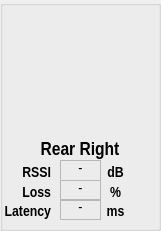
  <widget class="QGroupBox" name="Gr_RR">
   <property name="geometry">
    <rect>
     <x>570</x>
     <y>650</y>
     <width>161</width>
     <height>231</height>
    </rect>
   </property>
   <property name="title">
    <string/>
   </property>
   <widget class="QLabel" name="label_87">
    <property name="enabled">
     <bool>true</bool>
    </property>
    <property name="geometry">
     <rect>
      <x>60</x>
      <y>180</y>
      <width>41</width>
      <height>21</height>
     </rect>
    </property>
    <property name="sizePolicy">
     <sizepolicy hsizetype="Fixed" vsizetype="Fixed">
      <horstretch>0</horstretch>
      <verstretch>0</verstretch>
     </sizepolicy>
    </property>
    <property name="font">
     <font>
      <family>Arial Narrow</family>
      <pointsize>11</pointsize>
      <weight>50</weight>
      <bold>false</bold>
      <underline>false</underline>
      <strikeout>false</strikeout>
     </font>
    </property>
    <property name="frameShape">
     <enum>QFrame::StyledPanel</enum>
    </property>
    <property name="frameShadow">
     <enum>QFrame::Sunken</enum>
    </property>
    <property name="lineWidth">
     <number>1</number>
    </property>
    <property name="text">
     <string>-</string>
    </property>
    <property name="textFormat">
     <enum>Qt::AutoText</enum>
    </property>
    <property name="alignment">
     <set>Qt::AlignBottom|Qt::AlignHCenter</set>
    </property>
    <property name="textInteractionFlags">
     <set>Qt::NoTextInteraction</set>
    </property>
   </widget>
   <widget class="QLabel" name="label_88">
    <property name="enabled">
     <bool>true</bool>
    </property>
    <property name="geometry">
     <rect>
      <x>100</x>
      <y>181</y>
      <width>31</width>
      <height>20</height>
     </rect>
    </property>
    <property name="sizePolicy">
     <sizepolicy hsizetype="Fixed" vsizetype="Fixed">
      <horstretch>0</horstretch>
      <verstretch>0</verstretch>
     </sizepolicy>
    </property>
    <property name="font">
     <font>
      <family>Arial Narrow</family>
      <pointsize>11</pointsize>
      <weight>75</weight>
      <bold>true</bold>
     </font>
    </property>
    <property name="text">
     <string>%</string>
    </property>
    <property name="textFormat">
     <enum>Qt::AutoText</enum>
    </property>
    <property name="alignment">
     <set>Qt::AlignBottom|Qt::AlignHCenter</set>
    </property>
    <property name="textInteractionFlags">
     <set>Qt::NoTextInteraction</set>
    </property>
   </widget>
   <widget class="QLabel" name="label_89">
    <property name="enabled">
     <bool>true</bool>
    </property>
    <property name="geometry">
     <rect>
      <x>30</x>
      <y>139</y>
      <width>100</width>
      <height>20</height>
     </rect>
    </property>
    <property name="sizePolicy">
     <sizepolicy hsizetype="Fixed" vsizetype="Fixed">
      <horstretch>0</horstretch>
      <verstretch>0</verstretch>
     </sizepolicy>
    </property>
    <property name="font">
     <font>
      <family>Arial Narrow</family>
      <pointsize>14</pointsize>
      <weight>75</weight>
      <bold>true</bold>
     </font>
    </property>
    <property name="text">
     <string>Rear Right</string>
    </property>
    <property name="textFormat">
     <enum>Qt::AutoText</enum>
    </property>
    <property name="alignment">
     <set>Qt::AlignBottom|Qt::AlignHCenter</set>
    </property>
    <property name="textInteractionFlags">
     <set>Qt::NoTextInteraction</set>
    </property>
   </widget>
   <widget class="QLabel" name="label_90">
    <property name="enabled">
     <bool>true</bool>
    </property>
    <property name="geometry">
     <rect>
      <x>60</x>
      <y>160</y>
      <width>41</width>
      <height>21</height>
     </rect>
    </property>
    <property name="sizePolicy">
     <sizepolicy hsizetype="Fixed" vsizetype="Fixed">
      <horstretch>0</horstretch>
      <verstretch>0</verstretch>
     </sizepolicy>
    </property>
    <property name="font">
     <font>
      <family>Arial Narrow</family>
      <pointsize>11</pointsize>
      <weight>50</weight>
      <bold>false</bold>
      <underline>false</underline>
      <strikeout>false</strikeout>
     </font>
    </property>
    <property name="frameShape">
     <enum>QFrame::StyledPanel</enum>
    </property>
    <property name="frameShadow">
     <enum>QFrame::Sunken</enum>
    </property>
    <property name="lineWidth">
     <number>1</number>
    </property>
    <property name="text">
     <string>-</string>
    </property>
    <property name="textFormat">
     <enum>Qt::AutoText</enum>
    </property>
    <property name="alignment">
     <set>Qt::AlignBottom|Qt::AlignHCenter</set>
    </property>
    <property name="textInteractionFlags">
     <set>Qt::NoTextInteraction</set>
    </property>
   </widget>
   <widget class="QLabel" name="label_91">
    <property name="enabled">
     <bool>true</bool>
    </property>
    <property name="geometry">
     <rect>
      <x>0</x>
      <y>180</y>
      <width>51</width>
      <height>21</height>
     </rect>
    </property>
    <property name="sizePolicy">
     <sizepolicy hsizetype="Fixed" vsizetype="Fixed">
      <horstretch>0</horstretch>
      <verstretch>0</verstretch>
     </sizepolicy>
    </property>
    <property name="font">
     <font>
      <family>Arial Narrow</family>
      <pointsize>11</pointsize>
      <weight>75</weight>
      <bold>true</bold>
     </font>
    </property>
    <property name="text">
     <string>Loss</string>
    </property>
    <property name="textFormat">
     <enum>Qt::AutoText</enum>
    </property>
    <property name="alignment">
     <set>Qt::AlignBottom|Qt::AlignRight|Qt::AlignTrailing</set>
    </property>
    <property name="textInteractionFlags">
     <set>Qt::NoTextInteraction</set>
    </property>
   </widget>
   <widget class="QLabel" name="Woofer_9">
    <property name="enabled">
     <bool>true</bool>
    </property>
    <property name="geometry">
     <rect>
      <x>50</x>
      <y>39</y>
      <width>61</width>
      <height>101</height>
     </rect>
    </property>
    <property name="sizePolicy">
     <sizepolicy hsizetype="Fixed" vsizetype="Fixed">
      <horstretch>0</horstretch>
      <verstretch>0</verstretch>
     </sizepolicy>
    </property>
    <property name="textFormat">
     <enum>Qt::AutoText</enum>
    </property>
    <property name="pixmap">
     <pixmap resource="resource/resource.qrc">:/Image/WK7VI_Cut.jpg</pixmap>
    </property>
    <property name="scaledContents">
     <bool>true</bool>
    </property>
    <property name="wordWrap">
     <bool>false</bool>
    </property>
    <property name="textInteractionFlags">
     <set>Qt::NoTextInteraction</set>
    </property>
   </widget>
   <widget class="QLabel" name="label_92">
    <property name="enabled">
     <bool>true</bool>
    </property>
    <property name="geometry">
     <rect>
      <x>60</x>
      <y>9</y>
      <width>41</width>
      <height>31</height>
     </rect>
    </property>
    <property name="sizePolicy">
     <sizepolicy hsizetype="Fixed" vsizetype="Fixed">
      <horstretch>0</horstretch>
      <verstretch>0</verstretch>
     </sizepolicy>
    </property>
    <property name="text">
     <string/>
    </property>
    <property name="pixmap">
     <pixmap resource="resource/resource.qrc">:/Image/WirelessMark.jpg</pixmap>
    </property>
    <property name="scaledContents">
     <bool>true</bool>
    </property>
   </widget>
   <widget class="QLabel" name="label_93">
    <property name="enabled">
     <bool>true</bool>
    </property>
    <property name="geometry">
     <rect>
      <x>100</x>
      <y>160</y>
      <width>31</width>
      <height>21</height>
     </rect>
    </property>
    <property name="sizePolicy">
     <sizepolicy hsizetype="Fixed" vsizetype="Fixed">
      <horstretch>0</horstretch>
      <verstretch>0</verstretch>
     </sizepolicy>
    </property>
    <property name="font">
     <font>
      <family>Arial Narrow</family>
      <pointsize>11</pointsize>
      <weight>75</weight>
      <bold>true</bold>
     </font>
    </property>
    <property name="text">
     <string>dB</string>
    </property>
    <property name="textFormat">
     <enum>Qt::AutoText</enum>
    </property>
    <property name="alignment">
     <set>Qt::AlignBottom|Qt::AlignHCenter</set>
    </property>
    <property name="textInteractionFlags">
     <set>Qt::NoTextInteraction</set>
    </property>
   </widget>
   <widget class="QLabel" name="label_94">
    <property name="enabled">
     <bool>true</bool>
    </property>
    <property name="geometry">
     <rect>
      <x>0</x>
      <y>160</y>
      <width>51</width>
      <height>21</height>
     </rect>
    </property>
    <property name="sizePolicy">
     <sizepolicy hsizetype="Fixed" vsizetype="Fixed">
      <horstretch>0</horstretch>
      <verstretch>0</verstretch>
     </sizepolicy>
    </property>
    <property name="font">
     <font>
      <family>Arial Narrow</family>
      <pointsize>11</pointsize>
      <weight>75</weight>
      <bold>true</bold>
     </font>
    </property>
    <property name="text">
     <string>RSSI</string>
    </property>
    <property name="textFormat">
     <enum>Qt::AutoText</enum>
    </property>
    <property name="alignment">
     <set>Qt::AlignBottom|Qt::AlignRight|Qt::AlignTrailing</set>
    </property>
    <property name="textInteractionFlags">
     <set>Qt::NoTextInteraction</set>
    </property>
   </widget>
   <widget class="QLabel" name="label_95">
    <property name="enabled">
     <bool>true</bool>
    </property>
    <property name="geometry">
     <rect>
      <x>100</x>
      <y>200</y>
      <width>31</width>
      <height>20</height>
     </rect>
    </property>
    <property name="sizePolicy">
     <sizepolicy hsizetype="Fixed" vsizetype="Fixed">
      <horstretch>0</horstretch>
      <verstretch>0</verstretch>
     </sizepolicy>
    </property>
    <property name="font">
     <font>
      <family>Arial Narrow</family>
      <pointsize>11</pointsize>
      <weight>75</weight>
      <bold>true</bold>
     </font>
    </property>
    <property name="text">
     <string>ms</string>
    </property>
    <property name="textFormat">
     <enum>Qt::AutoText</enum>
    </property>
    <property name="alignment">
     <set>Qt::AlignBottom|Qt::AlignHCenter</set>
    </property>
    <property name="textInteractionFlags">
     <set>Qt::NoTextInteraction</set>
    </property>
   </widget>
   <widget class="QLabel" name="label_96">
    <property name="enabled">
     <bool>true</bool>
    </property>
    <property name="geometry">
     <rect>
      <x>0</x>
      <y>199</y>
      <width>51</width>
      <height>21</height>
     </rect>
    </property>
    <property name="sizePolicy">
     <sizepolicy hsizetype="Fixed" vsizetype="Fixed">
      <horstretch>0</horstretch>
      <verstretch>0</verstretch>
     </sizepolicy>
    </property>
    <property name="font">
     <font>
      <family>Arial Narrow</family>
      <pointsize>11</pointsize>
      <weight>75</weight>
      <bold>true</bold>
     </font>
    </property>
    <property name="text">
     <string>Latency</string>
    </property>
    <property name="textFormat">
     <enum>Qt::AutoText</enum>
    </property>
    <property name="alignment">
     <set>Qt::AlignBottom|Qt::AlignRight|Qt::AlignTrailing</set>
    </property>
    <property name="textInteractionFlags">
     <set>Qt::NoTextInteraction</set>
    </property>
   </widget>
   <widget class="QLabel" name="label_97">
    <property name="enabled">
     <bool>true</bool>
    </property>
    <property name="geometry">
     <rect>
      <x>60</x>
      <y>199</y>
      <width>41</width>
      <height>21</height>
     </rect>
    </property>
    <property name="sizePolicy">
     <sizepolicy hsizetype="Fixed" vsizetype="Fixed">
      <horstretch>0</horstretch>
      <verstretch>0</verstretch>
     </sizepolicy>
    </property>
    <property name="font">
     <font>
      <family>Arial Narrow</family>
      <pointsize>11</pointsize>
      <weight>50</weight>
      <bold>false</bold>
      <underline>false</underline>
      <strikeout>false</strikeout>
     </font>
    </property>
    <property name="frameShape">
     <enum>QFrame::StyledPanel</enum>
    </property>
    <property name="frameShadow">
     <enum>QFrame::Sunken</enum>
    </property>
    <property name="lineWidth">
     <number>1</number>
    </property>
    <property name="text">
     <string>-</string>
    </property>
    <property name="textFormat">
     <enum>Qt::AutoText</enum>
    </property>
    <property name="alignment">
     <set>Qt::AlignBottom|Qt::AlignHCenter</set>
    </property>
    <property name="textInteractionFlags">
     <set>Qt::NoTextInteraction</set>
    </property>
   </widget>
  </widget>
